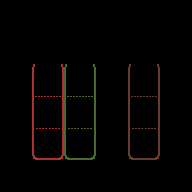

Tiled map render using the project's own tile images. Description and the whole map definition, tile-layer contents included, below:
An orthogonal 6x6 tile map with 32x32 px tiles, 1 tile layer (Tile Layer 1), 4 tilesets and 19 objects (8x puzzle, 4x swap, merah, hijau).

<map version="1.10" tiledversion="1.10.2" orientation="orthogonal" renderorder="right-down" width="6" height="6" tilewidth="32" tileheight="32" infinite="0" nextlayerid="9" nextobjectid="32">
 <tileset firstgid="1" name="bg2" tilewidth="32" tileheight="32" tilecount="22" columns="22">
  <image source="images/bg2.png" width="704" height="32" />
 </tileset>
 <tileset firstgid="23" name="pagar" tilewidth="32" tileheight="32" tilecount="4" columns="2">
  <image source="images/pagar.png" width="64" height="64" />
 </tileset>
 <tileset firstgid="27" name="tiles" tilewidth="32" tileheight="32" tilecount="156" columns="13">
  <image source="images/tiles.png" width="416" height="384" />
 </tileset>
 <tileset firstgid="183" name="TilesetWater" tilewidth="32" tileheight="32" tilecount="476" columns="28">
  <image source="images/TilesetWater.png" width="896" height="544" />
 </tileset>
 <layer id="1" name="Tile Layer 1" width="6" height="6">
  <data encoding="csv">
0,0,0,0,0,0,
0,0,0,0,0,0,
0,6,9,0,3,0,
0,5,8,0,2,0,
0,4,7,0,1,0,
0,0,0,0,0,0
</data>
 </layer>
 <objectgroup id="3" name="screenHitbox">
  <object id="23" x="6.8333" y="6.16667" width="178.667" height="161.833" />
 </objectgroup>
 <objectgroup id="4" name="puzzleHitbox">
  <object id="15" x="27.3333" y="64" width="4.66667" height="127.333" />
  <object id="16" x="160" y="64" width="4.66667" height="127.667" />
  <object id="21" x="32" y="161.5" width="128" height="12" />
  <object id="22" x="96" y="64" width="32" height="96" />
 </objectgroup>
 <objectgroup id="2" name="box">
  <object id="1" name="0:0" type="puzzle" x="32" y="64" width="32" height="32" />
  <object id="2" name="1:0" type="puzzle" x="32" y="96" width="32" height="32" />
  <object id="3" name="2:0" type="puzzle" x="32" y="128" width="32" height="32" />
  <object id="4" name="2:1" type="puzzle" x="64" y="128" width="32" height="32" />
  <object id="5" name="1:1" type="puzzle" x="64" y="96" width="32" height="32" />
  <object id="6" name="0:1" type="puzzle" x="64" y="64" width="32" height="32" />
  <object id="10" name="2:0" type="swap" x="128" y="128" width="32" height="32" />
  <object id="11" name="1:0" type="swap" x="128" y="96" width="32" height="32" />
  <object id="12" name="0:0" type="swap" x="128" y="64" width="32" height="32" />
 </objectgroup>
 <objectgroup id="5" name="dropzone">
  <object id="24" name="0" type="puzzle" x="32" y="0" width="32" height="63.3333" />
  <object id="26" name="1" type="puzzle" x="64" y="0" width="32" height="64" />
  <object id="28" name="0" type="swap" x="128" y="0" width="32" height="64" />
 </objectgroup>
 <objectgroup id="8" name="monyet">
  <object id="29" name="0" type="merah" x="32" y="160" width="32" height="32" />
  <object id="30" name="1" type="hijau" x="64" y="160" width="32" height="32" />
 </objectgroup>
</map>
